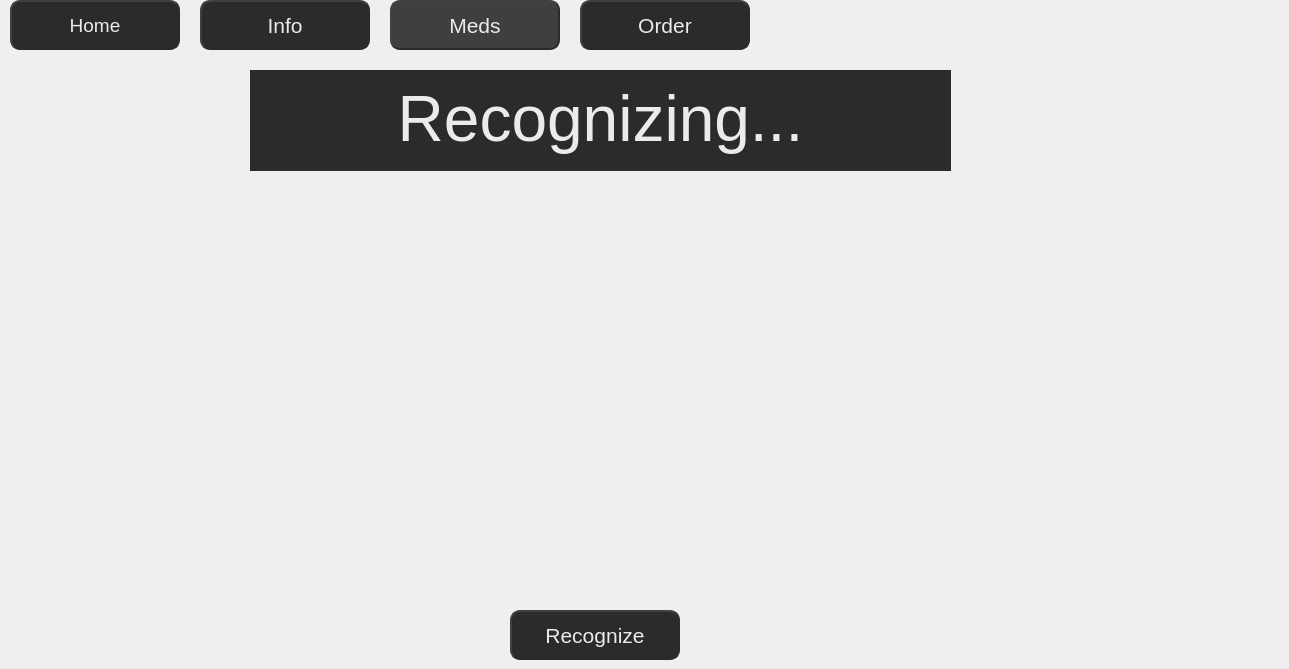
    <widget class="QWidget" name="medsPage">
     <widget class="QLabel" name="medsCameraLabel">
      <property name="geometry">
       <rect>
        <x>300</x>
        <y>180</y>
        <width>621</width>
        <height>401</height>
       </rect>
      </property>
      <property name="text">
       <string/>
      </property>
     </widget>
     <widget class="QLabel" name="label_11">
      <property name="geometry">
       <rect>
        <x>1039</x>
        <y>0</y>
        <width>241</width>
        <height>241</height>
       </rect>
      </property>
      <property name="text">
       <string/>
      </property>
      <property name="pixmap">
       <pixmap>hospital.png</pixmap>
      </property>
      <property name="scaledContents">
       <bool>true</bool>
      </property>
     </widget>
     <widget class="QPushButton" name="homeBtn_3">
      <property name="geometry">
       <rect>
        <x>10</x>
        <y>0</y>
        <width>170</width>
        <height>50</height>
       </rect>
      </property>
      <property name="font">
       <font>
        <pointsize>14</pointsize>
       </font>
      </property>
      <property name="whatsThis">
       <string>&lt;html&gt;&lt;head/&gt;&lt;body&gt;&lt;p&gt;&lt;span style=&quot; font-size:16pt; color:#ebebeb;&quot;&gt;Home&lt;/span&gt;&lt;/p&gt;&lt;/body&gt;&lt;/html&gt;</string>
      </property>
      <property name="styleSheet">
       <string notr="true">QPushButton {
	color: rgb(235, 235, 235);
	background-color: rgb(43, 43, 43);
    border-style: outset;
    border-width: 2px;
    border-radius: 10px;
	border-color: rgb(43, 43, 43);
	
}</string>
      </property>
      <property name="text">
       <string>Home</string>
      </property>
     </widget>
     <widget class="QLabel" name="label_19">
      <property name="geometry">
       <rect>
        <x>220</x>
        <y>10</y>
        <width>31</width>
        <height>31</height>
       </rect>
      </property>
      <property name="styleSheet">
       <string notr="true">QLabel {
	
	background-color: rgb(43, 43, 43);
}</string>
      </property>
      <property name="text">
       <string/>
      </property>
      <property name="pixmap">
       <pixmap>user.png</pixmap>
      </property>
      <property name="scaledContents">
       <bool>true</bool>
      </property>
     </widget>
     <widget class="QPushButton" name="medsBtn_3">
      <property name="geometry">
       <rect>
        <x>390</x>
        <y>0</y>
        <width>170</width>
        <height>50</height>
       </rect>
      </property>
      <property name="font">
       <font>
        <pointsize>16</pointsize>
       </font>
      </property>
      <property name="whatsThis">
       <string>&lt;html&gt;&lt;head/&gt;&lt;body&gt;&lt;p&gt;&lt;span style=&quot; color:#ebebeb;&quot;&gt;Order&lt;/span&gt;&lt;/p&gt;&lt;/body&gt;&lt;/html&gt;</string>
      </property>
      <property name="styleSheet">
       <string notr="true">QPushButton {
	color: rgb(235, 235, 235);
	background-color: rgb(63, 63, 63);
    border-style: outset;
    border-width: 2px;
    border-radius: 10px;
	border-color: rgb(43, 43, 43);
	
}</string>
      </property>
      <property name="text">
       <string>Meds</string>
      </property>
     </widget>
     <widget class="QLabel" name="label_20">
      <property name="geometry">
       <rect>
        <x>600</x>
        <y>10</y>
        <width>31</width>
        <height>31</height>
       </rect>
      </property>
      <property name="styleSheet">
       <string notr="true">QLabel {
	
	background-color: rgb(43, 43, 43);
}</string>
      </property>
      <property name="text">
       <string/>
      </property>
      <property name="pixmap">
       <pixmap>vending-machine.png</pixmap>
      </property>
      <property name="scaledContents">
       <bool>true</bool>
      </property>
     </widget>
     <widget class="QLabel" name="label_21">
      <property name="geometry">
       <rect>
        <x>410</x>
        <y>10</y>
        <width>31</width>
        <height>31</height>
       </rect>
      </property>
      <property name="styleSheet">
       <string notr="true">QLabel {
	background-color: rgb(63, 63, 63);
}</string>
      </property>
      <property name="text">
       <string/>
      </property>
      <property name="pixmap">
       <pixmap>meds.png</pixmap>
      </property>
      <property name="scaledContents">
       <bool>true</bool>
      </property>
     </widget>
     <widget class="QPushButton" name="orderBtn_3">
      <property name="geometry">
       <rect>
        <x>580</x>
        <y>0</y>
        <width>170</width>
        <height>50</height>
       </rect>
      </property>
      <property name="font">
       <font>
        <pointsize>16</pointsize>
       </font>
      </property>
      <property name="whatsThis">
       <string>&lt;html&gt;&lt;head/&gt;&lt;body&gt;&lt;p&gt;&lt;span style=&quot; color:#ebebeb;&quot;&gt;Order&lt;/span&gt;&lt;/p&gt;&lt;/body&gt;&lt;/html&gt;</string>
      </property>
      <property name="styleSheet">
       <string notr="true">QPushButton {
	color: rgb(235, 235, 235);
	background-color: rgb(43, 43, 43);
    border-style: outset;
    border-width: 2px;
    border-radius: 10px;
	border-color: rgb(43, 43, 43);
	
}</string>
      </property>
      <property name="text">
       <string>Order</string>
      </property>
     </widget>
     <widget class="QLabel" name="label_23">
      <property name="geometry">
       <rect>
        <x>30</x>
        <y>10</y>
        <width>31</width>
        <height>31</height>
       </rect>
      </property>
      <property name="styleSheet">
       <string notr="true">QLabel {
	
	background-color: rgb(43, 43, 43);
}</string>
      </property>
      <property name="text">
       <string/>
      </property>
      <property name="pixmap">
       <pixmap>home.png</pixmap>
      </property>
      <property name="scaledContents">
       <bool>true</bool>
      </property>
     </widget>
     <widget class="QPushButton" name="infoBtn_3">
      <property name="geometry">
       <rect>
        <x>200</x>
        <y>0</y>
        <width>170</width>
        <height>50</height>
       </rect>
      </property>
      <property name="font">
       <font>
        <pointsize>16</pointsize>
       </font>
      </property>
      <property name="whatsThis">
       <string>&lt;html&gt;&lt;head/&gt;&lt;body&gt;&lt;p&gt;&lt;span style=&quot; color:#ebebeb;&quot;&gt;Info&lt;/span&gt;&lt;/p&gt;&lt;/body&gt;&lt;/html&gt;</string>
      </property>
      <property name="styleSheet">
       <string notr="true">QPushButton {
	color: rgb(235, 235, 235);
	background-color: rgb(43, 43, 43);
    border-style: outset;
    border-width: 2px;
    border-radius: 10px;
	border-color: rgb(43, 43, 43);
	
}</string>
      </property>
      <property name="text">
       <string>Info</string>
      </property>
     </widget>
     <widget class="QPushButton" name="recognizeBtn">
      <property name="geometry">
       <rect>
        <x>510</x>
        <y>610</y>
        <width>170</width>
        <height>50</height>
       </rect>
      </property>
      <property name="font">
       <font>
        <pointsize>16</pointsize>
       </font>
      </property>
      <property name="whatsThis">
       <string>&lt;html&gt;&lt;head/&gt;&lt;body&gt;&lt;p&gt;&lt;span style=&quot; color:#ebebeb;&quot;&gt;Info&lt;/span&gt;&lt;/p&gt;&lt;/body&gt;&lt;/html&gt;</string>
      </property>
      <property name="styleSheet">
       <string notr="true">QPushButton {
	color: rgb(235, 235, 235);
	background-color: rgb(43, 43, 43);
    border-style: outset;
    border-width: 2px;
    border-radius: 10px;
	border-color: rgb(43, 43, 43);
	
}</string>
      </property>
      <property name="text">
       <string>Recognize</string>
      </property>
     </widget>
     <widget class="QLabel" name="medsName">
      <property name="geometry">
       <rect>
        <x>250</x>
        <y>70</y>
        <width>701</width>
        <height>101</height>
       </rect>
      </property>
      <property name="styleSheet">
       <string notr="true">QLabel { 
	color: rgb(235, 235, 235);
	background-color: rgb(43, 43, 43);
	
}</string>
      </property>
      <property name="text">
       <string>&lt;html&gt;&lt;head/&gt;&lt;body&gt;&lt;p align=&quot;center&quot;&gt;&lt;span style=&quot; font-size:48pt; color:#ebebeb;&quot;&gt;Recognizing...&lt;/span&gt;&lt;/p&gt;&lt;/body&gt;&lt;/html&gt;</string>
      </property>
     </widget>
     <zorder>infoBtn_3</zorder>
     <zorder>orderBtn_3</zorder>
     <zorder>medsCameraLabel</zorder>
     <zorder>label_11</zorder>
     <zorder>homeBtn_3</zorder>
     <zorder>label_19</zorder>
     <zorder>medsBtn_3</zorder>
     <zorder>label_20</zorder>
     <zorder>label_21</zorder>
     <zorder>label_23</zorder>
     <zorder>recognizeBtn</zorder>
     <zorder>medsName</zorder>
    </widget>
